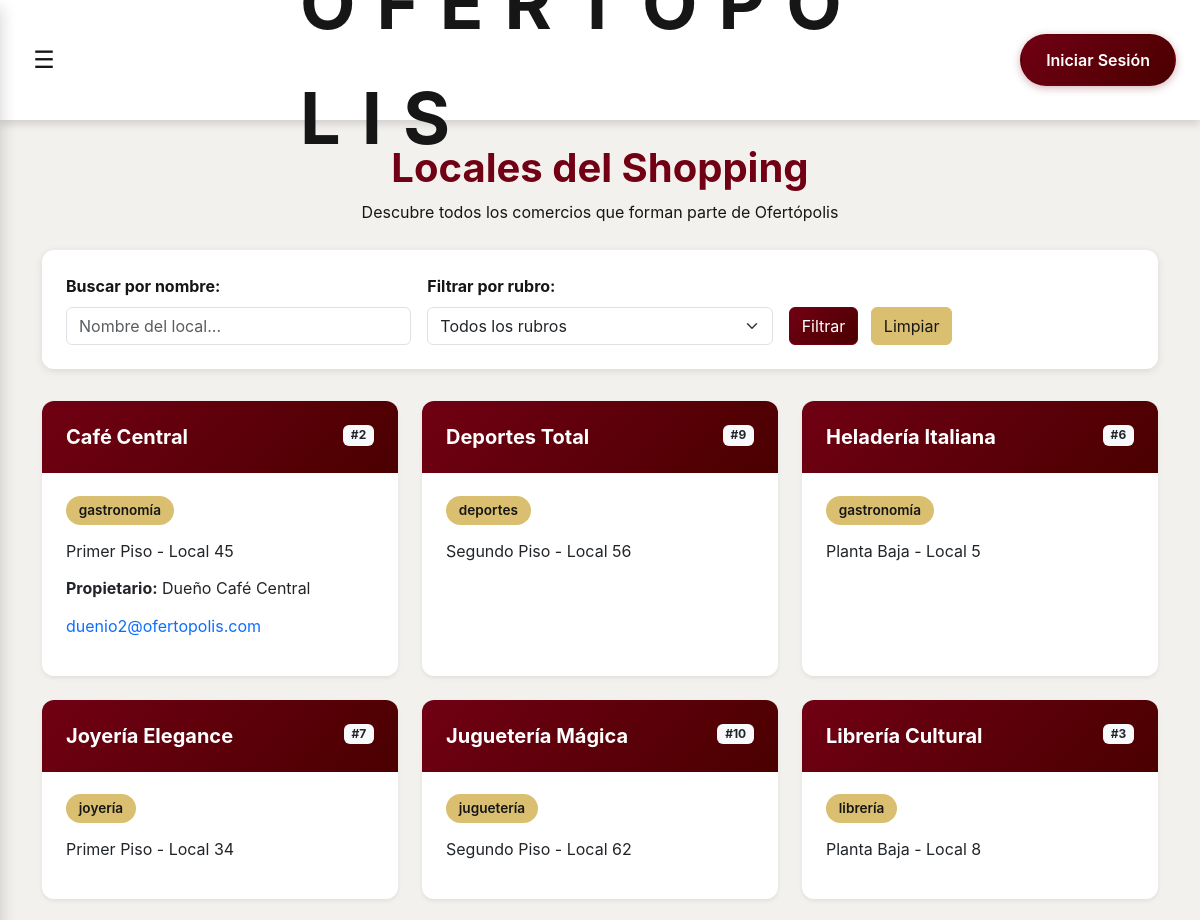
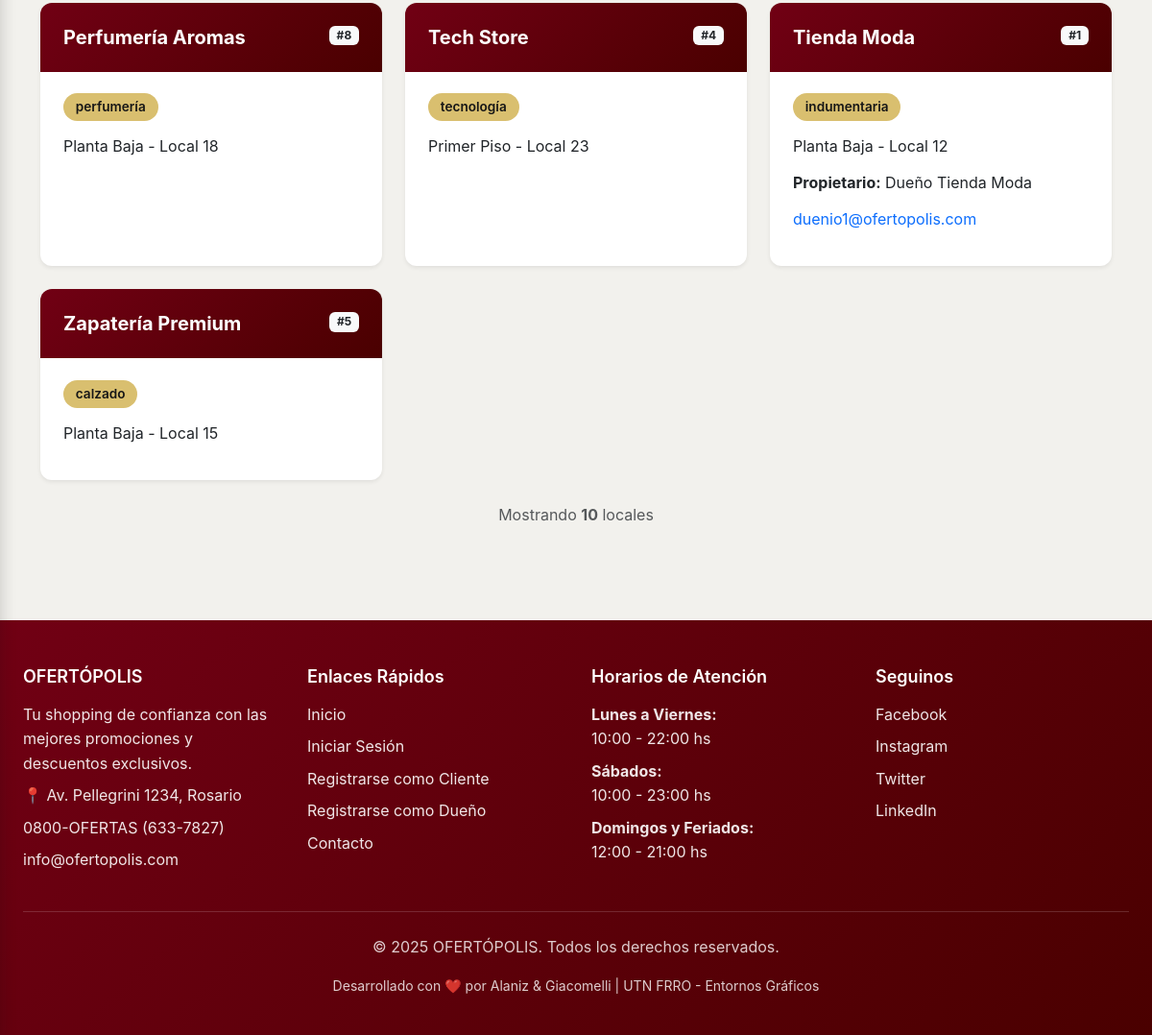
The page /locales.php on the database its author committed (2 pictures, top to bottom).
### tables this page shows
CREATE TABLE locales (
  id INT AUTO_INCREMENT PRIMARY KEY,
  nombre VARCHAR(100) NOT NULL,
  ubicacion VARCHAR(50),
  rubro VARCHAR(100),
  id_duenio INT,
  FOREIGN KEY (id_duenio) REFERENCES usuarios(id) ON DELETE SET NULL
);

CREATE TABLE usuarios (
  id INT AUTO_INCREMENT PRIMARY KEY,
  nombre VARCHAR(100) NOT NULL,
  email VARCHAR(100) UNIQUE NOT NULL,
  password VARCHAR(255) NOT NULL,
  rol ENUM('admin','duenio','cliente') NOT NULL,
  categoria ENUM('inicial','medium','premium') DEFAULT 'inicial',
  estado ENUM('pendiente','activo') DEFAULT 'activo',
  estado_cuenta ENUM('pendiente', 'activo', 'denegado') DEFAULT 'pendiente',
  token_validacion VARCHAR(100) DEFAULT NULL,
  fecha_registro TIMESTAMP DEFAULT CURRENT_TIMESTAMP
);

### locales.php (the view, shortened to what this page needs)
<?php
include_once("includes/db.php");
?>
<!DOCTYPE html>
<html lang="es">
<head>
<link href="https://cdn.jsdelivr.net/npm/bootstrap@5.3.3/dist/css/bootstrap.min.css" rel="stylesheet">
<link href="css/estilos.css" rel="stylesheet">
<link href="css/header.css" rel="stylesheet">
<link href="css/footer.css" rel="stylesheet">
<link href="css/cards.css" rel="stylesheet">
</head>
<body>
<?php include("includes/header.php"); ?>
<main id="main-content" class="main-content">
  <div class="container mt-4 mb-5">
    <div class="text-center mb-4">
      <h1 class="page-title">Locales del Shopping</h1>
      <p class="page-subtitle">Descubre todos los comercios que forman parte de Ofertópolis</p>
    </div>
    <div class="filter-section">
      <form method="GET" class="row g-3 align-items-end">
        <div class="col-md-4">
          <label for="buscar" class="form-label fw-bold">Buscar por nombre:</label>
          <input type="text"
                 class="form-control"
                 id="buscar"
                 name="buscar"
                 placeholder="Nombre del local..."
                 value="<?= htmlspecialchars($_GET['buscar'] ?? '') ?>">
        </div>
        <div class="col-md-4">
          <label for="rubro" class="form-label fw-bold">Filtrar por rubro:</label>
          <select class="form-select" id="rubro" name="rubro">
            <option value="">Todos los rubros</option>
          </select>
        </div>
        <div class="col-md-4">
          <button type="submit" class="btn btn-primary me-2">Filtrar</button>
          <a href="locales.php" class="btn btn-secondary">Limpiar</a>
        </div>
      </form>
    </div>
    <?php
    $params = [];
    $sql_filtrado = "SELECT l.*, u.nombre AS duenio_nombre, u.email AS duenio_email
                     FROM locales l
                     LEFT JOIN usuarios u ON l.id_duenio = u.id";
    $sql_filtrado .= " ORDER BY l.nombre ASC";
    if (count($params) > 0) {
      $stmt = $conn->prepare($sql_filtrado);
      $types = str_repeat('s', count($params));
      $stmt->bind_param($types, ...$params);
      $stmt->execute();
      $locales_filtrados = $stmt->get_result();
    } else {
      $locales_filtrados = $conn->query($sql_filtrado);
    }
    ?>
    <div class="row g-4">
      <?php if ($locales_filtrados->num_rows > 0): ?>
        <?php while($local = $locales_filtrados->fetch_assoc()): ?>
          <div class="col-md-6 col-lg-4">
            <div class="card local-card shadow-sm">
              <div class="local-card-header">
                <div class="d-flex justify-content-between align-items-start">
                  <h5 class="local-name"><?= htmlspecialchars($local['nombre']) ?></h5>
                  <span class="badge bg-light text-dark">#<?= $local['id'] ?></span>
                </div>
              </div>
              <div class="local-card-body">
                <?php if (!empty($local['rubro'])): ?>
                  <div class="mb-3">
                    <span class="local-badge"><?= htmlspecialchars($local['rubro']) ?></span>
                  </div>
                <?php endif; ?>
                <?php if (!empty($local['ubicacion'])): ?>
                  <div class="local-info-item">
                    <span><?= htmlspecialchars($local['ubicacion']) ?></span>
                  </div>
                <?php endif; ?>
                <?php if (!empty($local['duenio_nombre'])): ?>
                  <div class="local-info-item">
                    <span><strong>Propietario:</strong> <?= htmlspecialchars($local['duenio_nombre']) ?></span>
                  </div>
                <?php endif; ?>
                <?php if (!empty($local['duenio_email'])): ?>
                  <div class="local-info-item">
                    <span><a href="mailto:<?= htmlspecialchars($local['duenio_email']) ?>" class="text-decoration-none">
                      <?= htmlspecialchars($local['duenio_email']) ?>
                    </a></span>
                  </div>
                <?php endif; ?>
              </div>
            </div>
          </div>
        <?php endwhile; ?>
      <?php endif; ?>
    </div>
    <?php
    $total_locales = $locales_filtrados->num_rows;
    ?>
    <div class="text-center mt-4">
      <p class="text-muted">
        Mostrando <strong><?= $total_locales ?></strong>
        <?= $total_locales == 1 ? 'local' : 'locales' ?>
      </p>
    </div>
  </div>
</main>
<?php include("includes/footer.php"); ?>
</body>
</html>

### css/estilos.css (style rules this page uses)
:root { --primary-color: #710014; --primary-dark: #4A0000; --primary-light: #A64D63; --secondary-color: #D9BF6F; --accent-color: #C5A34F; --success-color: #4CAF50; --warning-color: #FF9800; --danger-color: #F44336; --info-color: #d6c0b1; --dark: #161616; --gray-dark: #424242; --gray: #757575; --gray-light: #BDBDBD; --light: #F2F1ED; --white: #FFFFFF; --spacing-xs: 0.5rem; --spacing-sm: 1rem; --spacing-md: 1.5rem; --spacing-lg: 2rem; --spacing-xl: 3rem; --border-radius: 0px; --border-radius-lg: 0px; --shadow-sm: 0 2px 4px rgba(22, 22, 22, 0.1); --shadow-md: 0 4px 8px rgba(22, 22, 22, 0.15); --shadow-lg: 0 8px 16px rgba(22, 22, 22, 0.2); --font-primary: -apple-system, BlinkMacSystemFont, 'Segoe UI', Roboto, 'Helvetica Neue', Arial, sans-serif; --font-size-base: 16px; --font-size-sm: 14px; --font-size-lg: 18px; --font-size-xl: 24px; --transition-speed: 0.3s; }
*, *::before, *::after { transition: none !important; animation: none !important; }
* { box-sizing: border-box; }
body { font-family: var(--font-primary); font-size: var(--font-size-base); line-height: 1.6; color: var(--dark); background-color: var(--light); margin: 0; padding: 0; padding-top: 120px; min-height: 100vh; display: flex; flex-direction: column; }
.main-content { flex: 1; }
.btn-primary { background: linear-gradient(135deg, #710014, #4A0000) !important; border-color: #710014 !important; color: #FFFFFF !important; }
.btn-secondary { background-color: #D9BF6F !important; border-color: #D9BF6F !important; color: #161616 !important; }

### locales.php (style rules this page uses)
.local-card { transition: transform 0.3s ease, box-shadow 0.3s ease; height: 100%; border: none; border-radius: 12px; overflow: hidden; }
.local-card-header { background: linear-gradient(135deg, var(--primary-color), var(--primary-dark)); color: white; padding: 1.5rem; border: none; }
.local-card-body { padding: 1.5rem; }
.local-name { font-size: 1.25rem; font-weight: 700; margin: 0; }
.local-badge { background-color: var(--secondary-color); color: var(--dark); padding: 0.4rem 0.8rem; border-radius: 20px; font-size: 0.85rem; font-weight: 600; }
.local-info-item { display: flex; align-items: flex-start; margin-bottom: 0.75rem; }
.filter-section { background: white; padding: 1.5rem; border-radius: 12px; box-shadow: 0 2px 8px rgba(0,0,0,0.1); margin-bottom: 2rem; }
.page-title { color: var(--primary-color); font-weight: 700; margin-bottom: 0.5rem; }
.page-subtitle { color: var(--text-muted); font-size: 1rem; }

### rows shown on the page
locales: nombre "Café Central", id "2", rubro "gastronomía", ubicacion "Primer Piso - Local 45", id_duenio.nombre "Dueño Café Central", id_duenio.email "duenio2@ofertopolis.com"
locales: nombre "Deportes Total", id "9", rubro "deportes", ubicacion "Segundo Piso - Local 56"
locales: nombre "Heladería Italiana", id "6", rubro "gastronomía", ubicacion "Planta Baja - Local 5"
locales: nombre "Joyería Elegance", id "7", rubro "joyería", ubicacion "Primer Piso - Local 34"
locales: nombre "Juguetería Mágica", id "10", rubro "juguetería", ubicacion "Segundo Piso - Local 62"
locales: nombre "Librería Cultural", id "3", rubro "librería", ubicacion "Planta Baja - Local 8"
locales: nombre "Perfumería Aromas", id "8", rubro "perfumería", ubicacion "Planta Baja - Local 18"
locales: nombre "Tech Store", id "4", rubro "tecnología", ubicacion "Primer Piso - Local 23"
locales: nombre "Tienda Moda", id "1", rubro "indumentaria", ubicacion "Planta Baja - Local 12", id_duenio.nombre "Dueño Tienda Moda", id_duenio.email "duenio1@ofertopolis.com"
locales: nombre "Zapatería Premium", id "5", rubro "calzado", ubicacion "Planta Baja - Local 15"

### other values the page prints
$total_locales "10"
